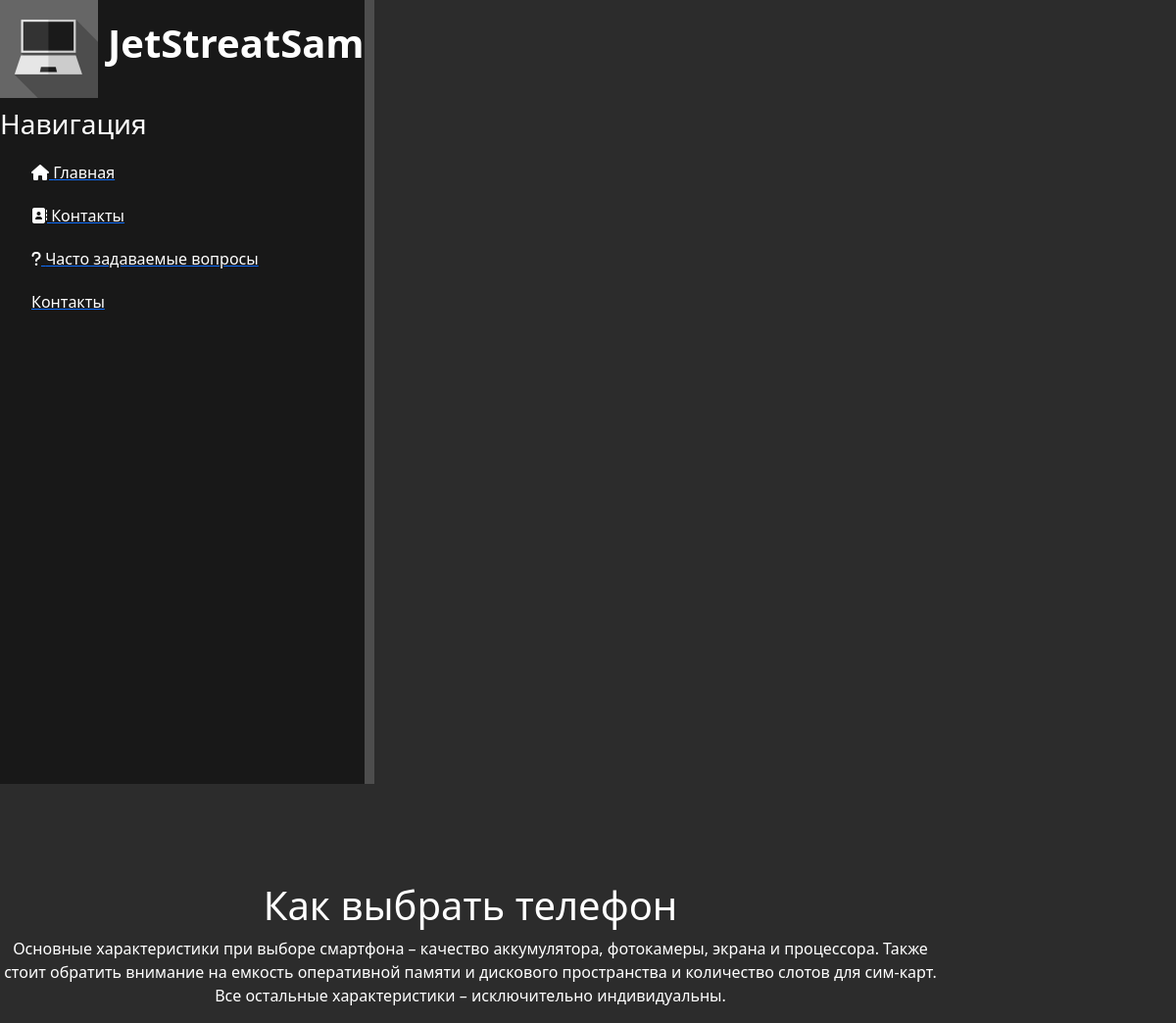
Page /news/4 on the committed database.
### news/models.py (models this page shows, shortened)
class Artiles(models.Model):
    title = models.CharField('Название', max_length=100)
    anons = models.CharField('Анонс', max_length=1000)
    full_text = models.TextField('Статья')
    date = models.DateTimeField('Дата публикации')
    class Meta:
        verbose_name = 'Вопросы'
        verbose_name_plural = 'Вопросы'

### news/views.py (the view)
# urls.py: path('<int:pk>', views.NewDetailView.as_view(), name='news-detail')
class NewDetailView(DetailView):
    model = Artiles
    template_name = 'news/details_views.html'
    context_object_name = 'artiles'

### news/templates/news/details_views.html (shortened to what this page needs)
{% extends 'main/layout.html' %}
{% block content %}
    <div class="features1">
        <h1>{{ artiles.title }}</h1>
        <p>{{ artiles.full_text }}</p>
    </div>
{% endblock %}

### main/static/main/css/main.css (style rules this page uses)
body { background: #2c2c2c; }
main .features1 { float: left; color: #fff; margin-top: 100px; text-align: center; width: 80%; }

### rows in the picture
Artiles: title "Как выбрать телефон", full_text "Основные характеристики при выборе смартфона – качество аккумулятора, фотокамеры, экрана и процессора. Также стоит обратить внимание на емкость оперативной памяти и дискового пространства и количество слотов для сим-карт. Все остальные характеристики – исключительно индивидуальны."
